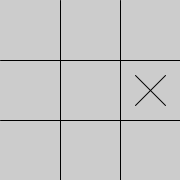
Frame 1 (no input)
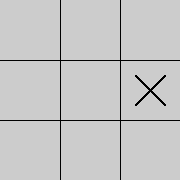
Frame 60 (the mouse pressed at the canvas centre just before this capture)
Frame 120 (the mouse held since frame 60 and released just before this capture): identical to frame 60, image omitted

The Processing sketch that drew these frames (run headless with seeded random() and noise(); from frame 60 on, the mouse is pressed at the canvas centre):

// Processing sketch: processing
// ── processing.pde
PGraphics gp;
void setup(){
  size(180, 180);
  
  gp = createGraphics(width, height);
  
 
  //noSmooth();
}
void draw(){
  char[] A1 = {'A', '1'};
  char[] A2 = {'A', '2'};
  char[] A3 = {'A', '3'};
  char[] B1 = {'B', '1'};
  char[] B2 = {'B', '2'};
  char[] B3 = {'B', '3'};
  char[] C1 = {'C', '1'};
  char[] C2 = {'C', '2'};
  char[] C3 = {'C', '3'};
  
  gp.beginDraw();
  gp.line(0, 60, 180, 60);
  gp.line(0, 120, 180, 120);
  gp.line(60, 0, 60, 180);
  gp.line(120, 0, 120, 180);
  
  my_x(C2);
  gp.endDraw();
  image(gp, 0, 0);
  gp.save("C2_x.png");
  
  
  
}
void my_o(char[] which) {
  int o_x = 0;
  int o_y = 0;
  if(which[0] == 'A'){
    o_x = 30;
  } else if(which[0] == 'B'){
    o_x = 90;
  } else if(which[0] == 'C'){
    o_x = 150;
  }
  
  if(which[1] == '1'){
    o_y = 30;
  } else if(which[1] == '2'){
    o_y = 90;
  } else if(which[1] == '3'){
    o_y = 150;
  }
  gp.ellipse(o_x, o_y, 30, 30);
}

void my_x(char[] which){
  int lx = 0;
  int hx = 0;
  int ly = 0;
  int hy = 0;
  if(which[0] == 'A'){
    lx = 15;
    hx = 45;
  } else if(which[0] == 'B'){
    lx = 75;
    hx = 105;
  } else if(which[0] == 'C'){
    lx = 135;
    hx = 165;
  }
  
  if(which[1] == '1'){
    ly = 15;
    hy = 45;
  } else if(which[1] == '2'){
    ly = 75;
    hy = 105;
  } else if(which[1] == '3'){
    ly = 135;
    hy = 165;
  }
  gp.line(lx, ly, hx, hy);
  gp.line(hx, ly, lx, hy);
  
}
